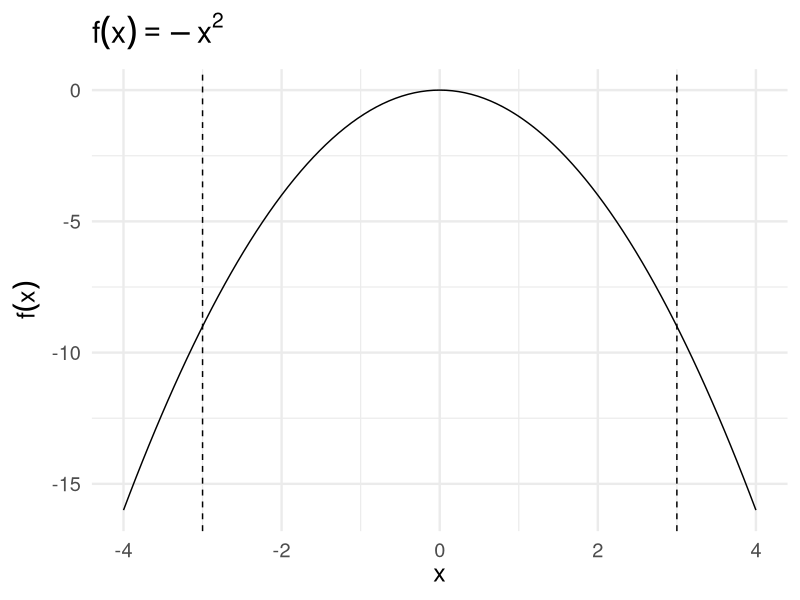
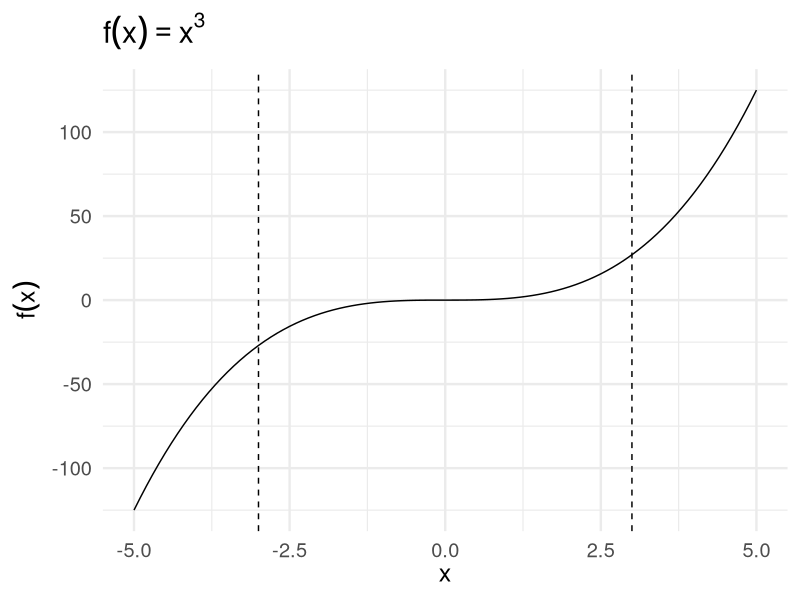
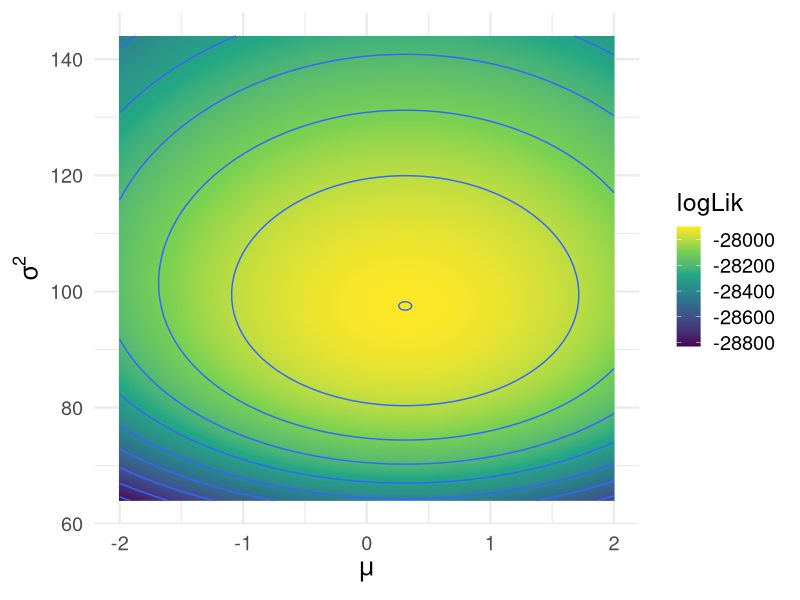
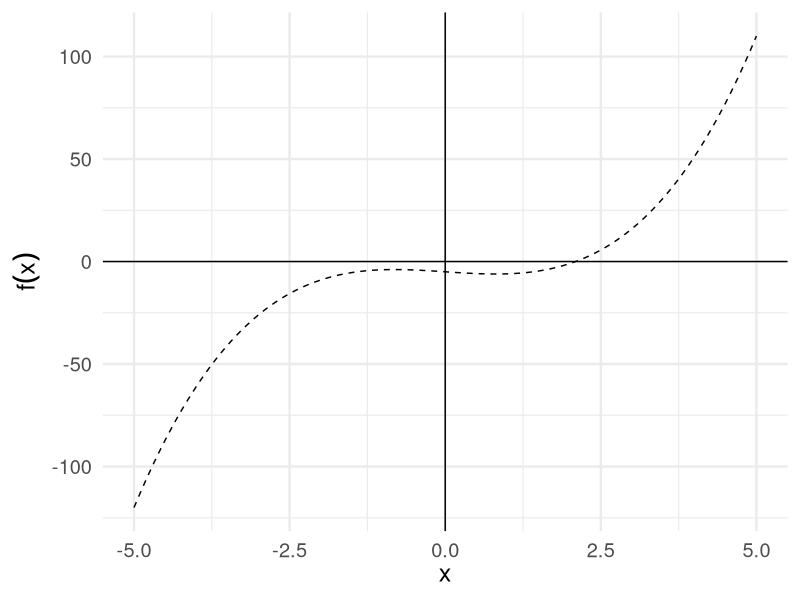
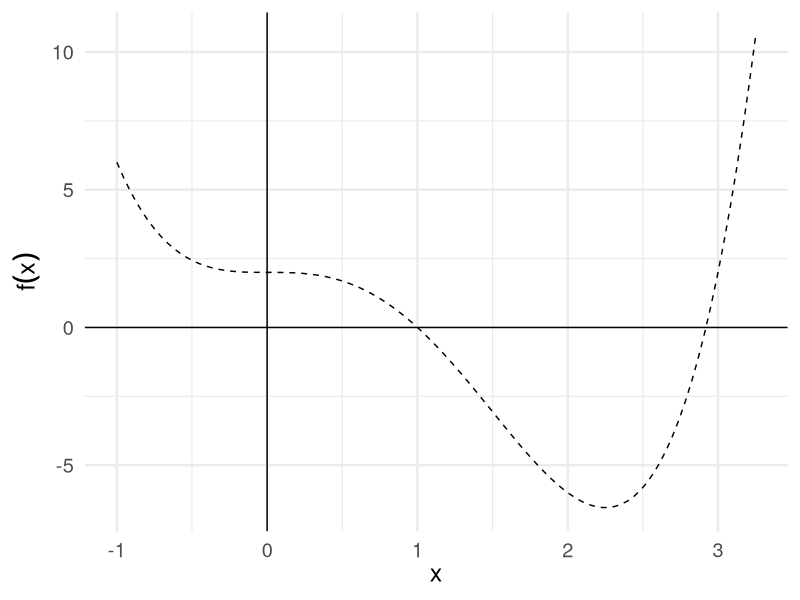
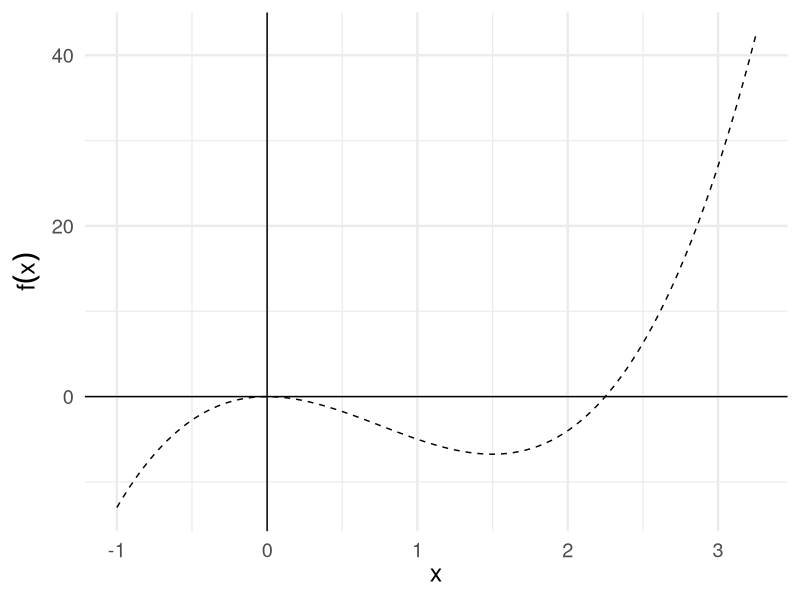
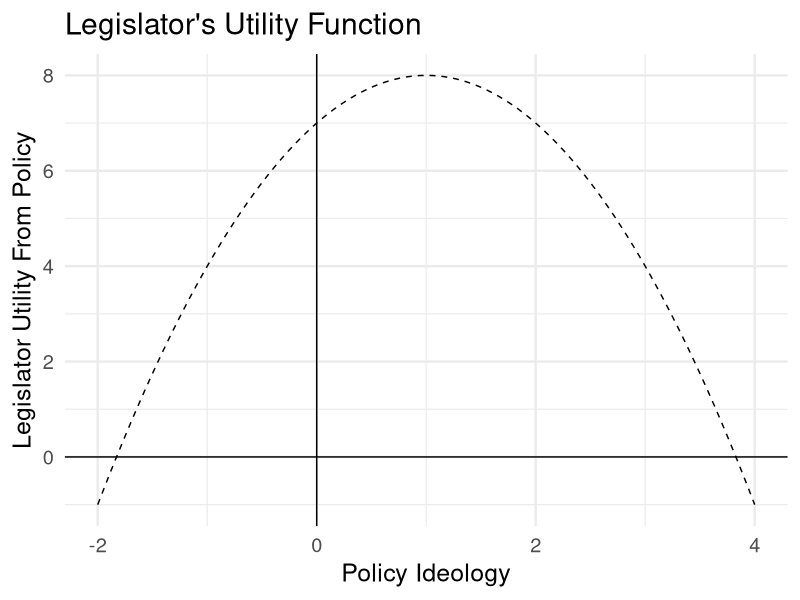
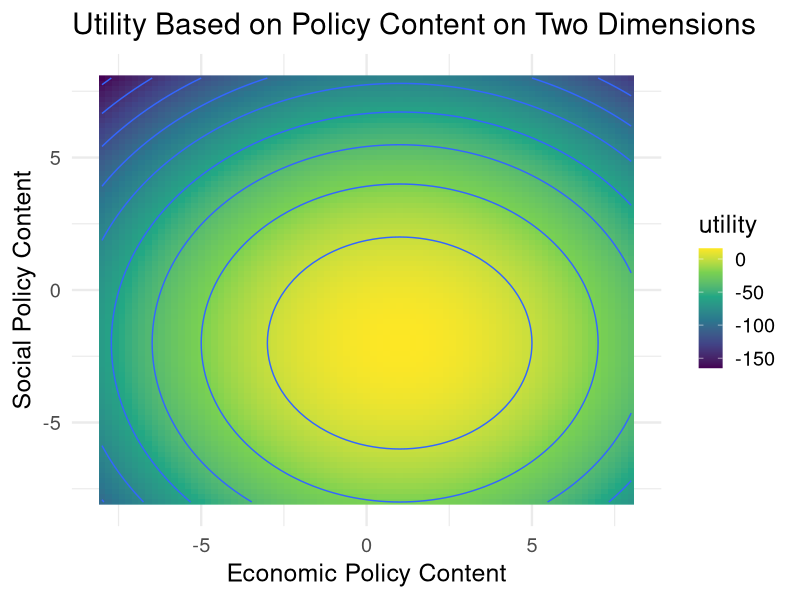

Here is the R script that generated these plots, in order:
## ---- chunk 1
knitr::opts_chunk$set(cache = TRUE,
                      message = FALSE,
                      warning = FALSE)

library(tidyverse)
library(patchwork)

options(digits = 3)
set.seed(1234)
theme_set(theme_minimal(base_size = 18))
## ---- chunk 2
data_frame(x = c(-4, 4)) %>%
  ggplot(aes(x)) +
  stat_function(fun = function(x) -x^2, size = .5) +
  geom_vline(xintercept = c(-3, 3), linetype = 2) +
  labs(title = expression(f(x) == -x^2),
       x = expression(x),
       y = expression(f(x)))
## ---- chunk 3
data_frame(x = c(-5, 5)) %>%
  ggplot(aes(x)) +
  stat_function(fun = function(x) x^3, size = .5) +
  geom_vline(xintercept = c(-3, 3), linetype = 2) +
  labs(title = expression(f(x) == x^3),
       x = expression(x),
       y = expression(f(x)))
## ---- chunk 4
set.seed(1234)

y <- rnorm(n = 10000, mean = 0.25, sd = 10)
head(y)
## ---- chunk 5
# define the log-likelihood function for a normal distribution
log.like <- function(mu, sigma.2, y){
	part1 <- - (1 / (2 * sigma.2)) * sum((y - mu)^2) 
	part2 <- - (length(y)/2) * log(sigma.2) 		
	out <- part1 + part2
	return(out)
	}
## ---- chunk 6
# define search space
(search_space <- expand.grid(mu = seq(-2, 2, by = .01),
            sigma2 = seq(8^2, 12^2, by = .1)) %>%
  as_tibble)

# evaluate parameters
system.time((search_space <- search_space %>%
  mutate(logLik = map2_dbl(mu, sigma2, log.like, y = y))))
## ---- chunk 7
# which parameter values maximize the likelihood function
filter(search_space, logLik == max(logLik))

# draw a heatmap of the log-likelihood values
ggplot(search_space, aes(mu, sigma2, fill = logLik)) +
  geom_raster() +
  geom_contour(aes(z = logLik)) +
  scale_fill_continuous(type = "viridis") +
  labs(x = expression(mu),
       y = expression(sigma^2))
## ---- chunk 8
mean(y)
var(y)
## ---- chunk 9
# define the function
func2 <- function(x) {
  x^3 - 2 * x - 5
}

# draw a plot of the function
range <- data_frame(x = c(-5, 5))

f0 <- range %>%
  ggplot(aes(x)) +
  stat_function(fun = func2, size = .5, linetype = 2) +
  geom_hline(yintercept = 0) +
  geom_vline(xintercept = 0) +
  labs(x = expression(x),
       y = expression(f(x)))
f0
## ---- chunk 10
uniroot(func2, interval = c(2, 3))
## ---- chunk 11
# f - the function to optimize
# a - lower bound for the search
# b - upper bound for the search
# tol - tolerance (stopping criteria for the algorithm)
# n - maximum number of iterations to attempt. will not exceed even if
#     tolerance is not achieved

newton_raphson <- function(f, a, b, tol = 1e-5, n_iter = 1000) {
  require(numDeriv) # Package for computing f'(x)
  
  x0 <- a # Set start value to supplied lower bound
  k <- vector("numeric", length = n_iter) # Initialize for iteration results
  
  # Check the upper and lower bounds to see if approximations result in 0
  fa <- f(a)
  if (fa == 0.0) {
    return(a)
  }
  
  fb <- f(b)
  if (fb == 0.0) {
    return(b)
  }

  for (i in 1:n_iter) {
    dx <- genD(func = f, x = x0)$D[1] # First-order derivative f'(x0)
    x1 <- x0 - (f(x0) / dx) # Calculate next value x1
    k[[i]] <- x1 # Store x1
    
    # Once the difference between x0 and x1 becomes sufficiently small, output the results.
    if (abs(x1 - x0) < tol) {
      root.approx <- x1
      res <- list('root approximation' = root.approx, 'iterations' = k[1:i])
      return(res)
    }
    # If Newton-Raphson has not yet reached convergence set x1 as x0 and continue
    x0 <- x1
  }
  print('Too many iterations in method')
}
## ---- chunk 12
newton_raphson(f = func2, a = 2, b = 3)
## ---- chunk 13
# define the function
obj_func <- function(x) {
  x^4 - 3 * x^3 + 2
}

# draw a plot of the function
range <- data_frame(x = c(-1, 3.25))

f0 <- range %>%
  ggplot(aes(x)) +
  stat_function(fun = obj_func, size = .5, linetype = 2) +
  geom_hline(yintercept = 0) +
  geom_vline(xintercept = 0) +
  labs(x = expression(x),
       y = expression(f(x)))
f0
## ---- chunk 14
# define the gradient
gradient <- function(x) {
  (4 * x^3) - (9 * x^2)
}

f0 <- range %>%
  ggplot(aes(x)) +
  stat_function(fun = gradient, size = .5, linetype = 2) +
  geom_hline(yintercept = 0) +
  geom_vline(xintercept = 0) +
  labs(x = expression(x),
       y = expression(f(x)))
f0
## ---- chunk 15
# func - the function to optimize
# grad - gradient of the function to optimize
# stepsize - size of each step
# tol - tolerance (stopping criteria for the algorithm)
# iter - maximum number of iterations to attempt. will not exceed even if
#        tolerance is not achieved

grad_desc <- function(func, grad, stepsize = 0.003, tol = 1e-5, iter = 500){
  # randomly initialize a value to x
  set.seed(100)
  x <- floor(runif(1)*10)
  
  # create a vector to contain all xs for all steps
  x.All <- vector("numeric", iter)
  
  # gradient descent method to find the minimum
  for(i in 1:iter){
    x1 <- x - stepsize * grad(x)
    x.All[[i]] <- x1
    
    # Once the difference between x0 and x1 becomes sufficiently small, output the results.
    if (abs(x - x1) < tol) {
      root.approx <- x
      res <- list('root approximation' = root.approx, 'iterations' = x.All[1:i])
      return(res)
    }
    
    # If gradient descent has not yet reached convergence set x as x0 and continue
    x <- x1
  }
  
  print('Too many iterations in method')
}

grad_desc(func = obj_func, grad = gradient)
## ---- chunk 16
politician.utility <- function(policy.content){
		politician.support <- -(policy.content - 1)^2 + 8
		return(politician.support)
}
## ---- chunk 17
range <- data_frame(x = c(-2, 4))

range %>%
  ggplot(aes(x)) +
  stat_function(fun = politician.utility, size = .5, linetype = 2) +
  geom_hline(yintercept = 0) +
  geom_vline(xintercept = 0) +
  labs(title = "Legislator's Utility Function",
       x = "Policy Ideology",
       y = "Legislator Utility From Policy")
## ---- chunk 18
optimize(f = politician.utility, interval = c(-2, 4), maximum = TRUE)
## ---- chunk 19
politician.utility.2d <- function(params){
  # split parameters
  economic.content <- params[1]
  social.content <- params[2]
  
  # calculate utility
  politician.support <- (-(economic.content - 1)^2 + 8 ) + (-(social.content + 2)^2 + 8)
  return(politician.support)
}
## ---- chunk 20
# generate data values
expand.grid(economic.substance = seq(from=-8,to=8, by=.2),
            social.substance = seq(from=-8, to=8, by=.2)) %>%
  as_tibble %>%
  mutate(utility = map2_dbl(economic.substance, social.substance,
                            ~ politician.utility.2d(c(.x, .y)))) %>%
  ggplot(aes(economic.substance, social.substance, fill = utility)) +
  geom_raster() +
  geom_contour(aes(z = utility)) +
  scale_fill_continuous(type = "viridis") +
  labs(title = "Utility Based on Policy Content on Two Dimensions",
       x = "Economic Policy Content",
       y = "Social Policy Content")
## ---- chunk 21
optim(par = c(-1, 0), fn = politician.utility.2d, control = list(fnscale = -1))
